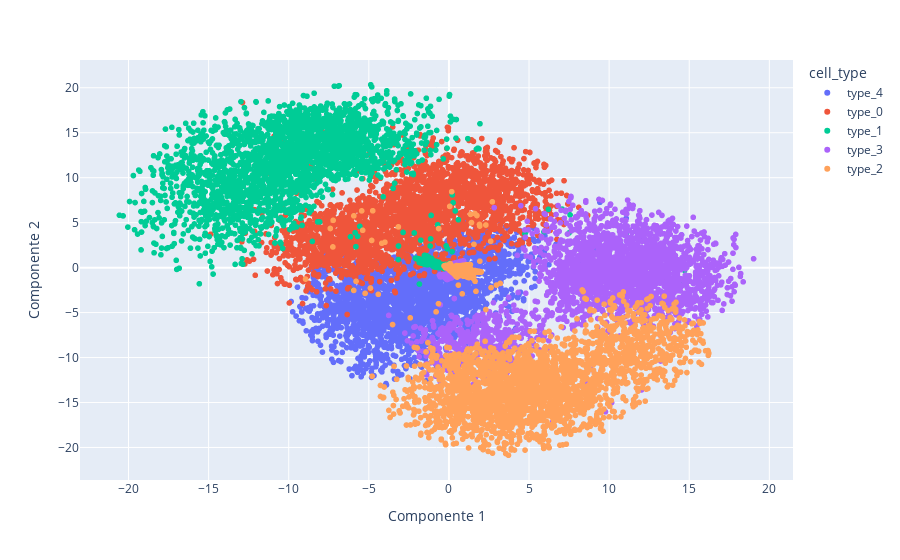

Notebook code cell kept with this figure:
### Code cell
px.scatter(df_results, x='Componente 1', y='Componente 2',color='cell_type')

### Figure 1 — Plotly figure (JSON) as saved in the notebook; plotly's stock layout.template omitted (floating-point values rounded to 4 significant figures; data arrays with more than 128 entries replaced by an {"elided": "..."} marker saying what was removed)
{"data": [{"hovertemplate": "cell_type=type_4<br>Componente 1=%{x}<br>Componente 2=%{y}<extra></extra>", "legendgroup": "type_4", "marker": {"color": "#636efa", "symbol": "circle"}, "mode": "markers", "name": "type_4", "showlegend": true, "type": "scattergl", "x": {"elided": "10902 float values"}, "xaxis": "x", "y": {"elided": "10902 float values"}, "yaxis": "y"}, {"hovertemplate": "cell_type=type_0<br>Componente 1=%{x}<br>Componente 2=%{y}<extra></extra>", "legendgroup": "type_0", "marker": {"color": "#EF553B", "symbol": "circle"}, "mode": "markers", "name": "type_0", "showlegend": true, "type": "scattergl", "x": {"elided": "11132 float values"}, "xaxis": "x", "y": {"elided": "11132 float values"}, "yaxis": "y"}, {"hovertemplate": "cell_type=type_1<br>Componente 1=%{x}<br>Componente 2=%{y}<extra></extra>", "legendgroup": "type_1", "marker": {"color": "#00cc96", "symbol": "circle"}, "mode": "markers", "name": "type_1", "showlegend": true, "type": "scattergl", "x": {"elided": "11040 float values"}, "xaxis": "x", "y": {"elided": "11040 float values"}, "yaxis": "y"}, {"hovertemplate": "cell_type=type_3<br>Componente 1=%{x}<br>Componente 2=%{y}<extra></extra>", "legendgroup": "type_3", "marker": {"color": "#ab63fa", "symbol": "circle"}, "mode": "markers", "name": "type_3", "showlegend": true, "type": "scattergl", "x": {"elided": "10994 float values"}, "xaxis": "x", "y": {"elided": "10994 float values"}, "yaxis": "y"}, {"hovertemplate": "cell_type=type_2<br>Componente 1=%{x}<br>Componente 2=%{y}<extra></extra>", "legendgroup": "type_2", "marker": {"color": "#FFA15A", "symbol": "circle"}, "mode": "markers", "name": "type_2", "showlegend": true, "type": "scattergl", "x": {"elided": "11132 float values"}, "xaxis": "x", "y": {"elided": "11132 float values"}, "yaxis": "y"}], "layout": {"legend": {"title": {"text": "cell_type"}, "tracegroupgap": 0}, "margin": {"t": 60}, "xaxis": {"anchor": "y", "domain": [0, 1], "title": {"text": "Componente 1"}}, "yaxis": {"anchor": "x", "domain": [0, 1], "title": {"text": "Componente 2"}}}}
